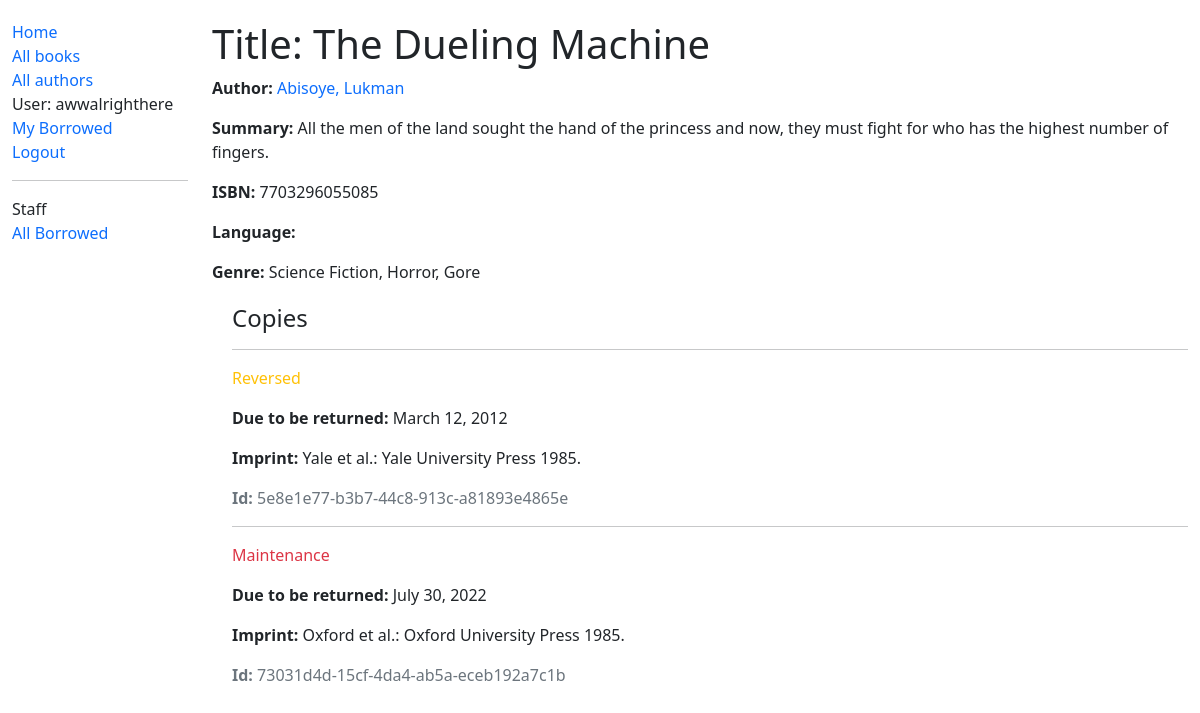
The page /catalog/books/2 (signed in) on the database its author committed.
### catalog/models.py (models this page shows, shortened)
class Book(models.Model):
    title = models.CharField(max_length=200)
    author = models.ForeignKey("Author", on_delete=models.SET_NULL, null=True)
    summary = models.TextField(max_length=1000, help_text="Enter a brief description of the book")
    isbn = models.CharField("ISBN", max_length=13, unique=True, help_text="13 characters <a href='https://www.isbn-international.org/content/what-isbn'>ISBN number</a>",)
    genre = models.ManyToManyField(Genre, help_text="Select a genre for this book")
    def display_genre(self):
        """Create a string for the genre. This is required to display the genre in Admin."""
        return ','.join(genre.name for genre in self.genre.all()[:3])
    display_genre.short_description = 'Genre'

class Author(models.Model):
    first_name = models.CharField(max_length=100)
    last_name = models.CharField(max_length=100)
    date_of_birth = models.DateField(null=True, blank=True)
    date_of_death = models.DateField('Died',null=True, blank=True)
    class Meta:
        ordering = ['last_name', 'first_name']
    def __str__(self) -> str:
        return f'{self.last_name}, {self.first_name}'

class Genre(models.Model):
    name = models.CharField(max_length=200, help_text = 'Enter a book genre (e.g Science Fiction)')
    def __str__(self):
        return self.name

class BookInstance(models.Model):
    id = models.UUIDField(primary_key=True, default=uuid.uuid4, help_text="Unique ID for this particular book across whole library")
    book = models.ForeignKey('Book', on_delete=models.RESTRICT, null=True)
    language = models.ManyToManyField(Language, help_text="Select your language for this book")
    imprint = models.CharField(max_length=200)
    due_back = models.DateField(null=True, blank=True)
    borrower = models.ForeignKey(User, on_delete=models.SET_NULL, null=True, blank=True)
    LOAN_STATUS = (
        ('m', 'Maintenance'),
        ('o', 'On loan'),
        ('a', 'Available'),
        ('r', 'Reversed'),
    )
    status = models.CharField(
        max_length=1,
        choices=LOAN_STATUS,
        blank=True,
        default='m',
        help_text='Book availability',
    )
    class Meta:
        ordering = ['due_back']
        permissions = (('can_mark_returned',"Set book as returned"),)

### catalog/views.py (the view)
# urls.py: path("books/<int:pk>", views.BookDetailView.as_view(), name="book-detail"),
class BookDetailView(LoginRequiredMixin, generic.DetailView):       # Use this or...
    model = Book
    login_url = '/login/'
    redirect_field_name = 'redirect_to'

### catalog/templates/catalog/book_detail.html
{% extends 'base_generic.html' %}
{% block content %}
  <h1>Title: {{ book.title }}</h1>
  <p><strong>Author:</strong> <a href="{% url 'author-detail' book.author.pk %}">{{ book.author }}</a></p>
  <p><strong>Summary:</strong> {{ book.summary }}</p>
  <p><strong>ISBN:</strong> {{ book.isbn }}</p>
  <p><strong>Language:</strong> {{ book.language }}</p>
  <p><strong>Genre:</strong> {{ book.genre.all|join:", " }}</p>
  <div style="margin-left:20px;margin-top:20px">
    <h4>Copies</h4>
    {% for copy in book.bookinstance_set.all %}
      <hr>
      <p class="{% if copy.status == 'a' %}text-success{% elif copy.status == 'm' %}text-danger{% else %}text-warning{% endif %}">
        {{ copy.get_status_display }}
      </p>
      {% if copy.status != 'a' %}
        <p><strong>Due to be returned:</strong> {{ copy.due_back }}</p>
      {% endif %}
      <p><strong>Imprint:</strong> {{ copy.imprint }}</p>
      <p class="text-muted"><strong>Id:</strong> {{ copy.id }}</p>
    {% endfor %}
  </div>
{% endblock %}

### catalog/templates/base_generic.html (shortened to what this page needs)
<!DOCTYPE html>
<html lang="en">
<head>
  <link href="https://cdn.jsdelivr.net/npm/bootstrap@5.1.3/dist/css/bootstrap.min.css" rel="stylesheet">
  {% load static %}
  <link rel="stylesheet" href="{% static 'css/styles.css' %}">
</head>
<body>
  <div class="container-fluid">
    <div class="row">
      <div class="col-sm-2">
      {% block sidebar %}
        <ul class="sidebar-nav">
          <li><a href="{% url 'index' %}">Home</a></li>
          <li><a href="{% url 'books' %}">All books</a></li>
          <li><a href="{% url 'authors' %}">All authors</a></li>
          {% if user.is_authenticated %}
            <li>User: {{ user.get_username }}</li>
            <li><a href="{% url 'my-borrowed' %}">My Borrowed</a></li>
            <li><a href="{% url 'logout' %}?next={{ request.path }}">Logout</a></li>
            <hr>
            {% if perms.catalog.can_mark_returned %}
            <li>Staff</li>
            <li><a href="{% url 'all-borrowed' %}">All Borrowed</a></li>
            {% endif %}
          {% else %}
          <li><a href="{% url 'login' %}?next={{ request.path }}">Login</a></li>
          {% endif %}
        </ul>
     {% endblock %}
      </div>
      <div class="col-sm-10">
        {% block content %}
        {% endblock %}
      </div>
    </div>
  </div>
</body>
</html>

### catalog/static/css/styles.css (style rules this page uses)
.sidebar-nav { margin-top: 20px; padding: 0; list-style: none; }
.col-sm-10 { margin-top: 20px; }
a { text-decoration: none; }
ul { padding-inline-start: 0px; }
li { list-style-type: none; }

### rows shown on the page
Book: title "The Dueling Machine", author "Abisoye, Lukman", summary "All the men of the land sought the hand of the princess and now, they must fight for who has the highest number of fingers.", isbn "7703296055085", genre.all "Science Fiction, Horror, Gore"
BookInstance: status "Reversed", due_back "March 12, 2012", imprint "Yale et al.: Yale University Press 1985.", id "5e8e1e77-b3b7-44c8-913c-a81893e4865e"
BookInstance: status "Maintenance", due_back "July 30, 2022", imprint "Oxford et al.: Oxford University Press 1985.", id "73031d4d-15cf-4da4-ab5a-eceb192a7c1b"

### other values the page prints
{{ user.get_username }} "awwalrighthere"
